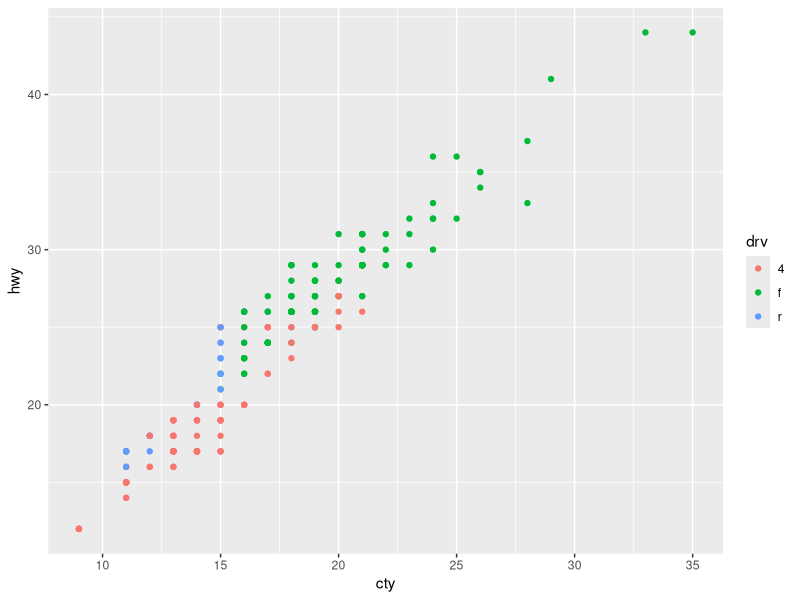
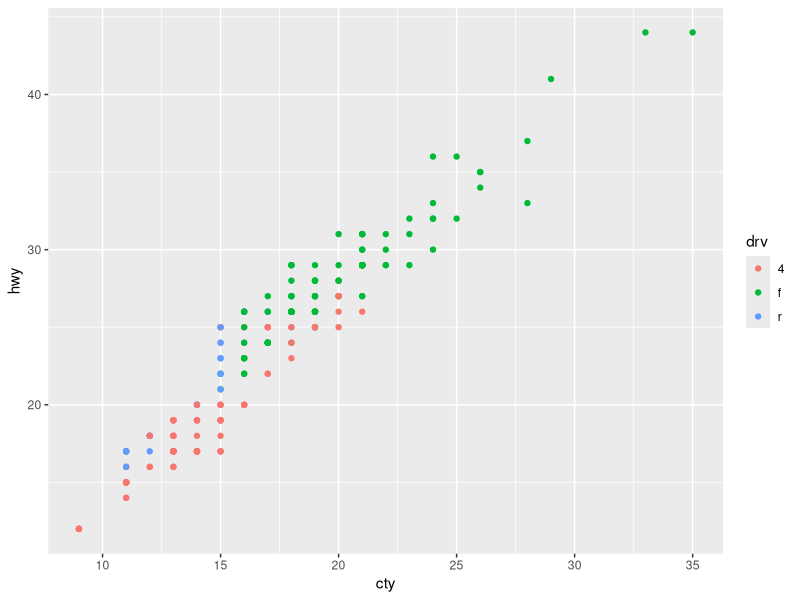
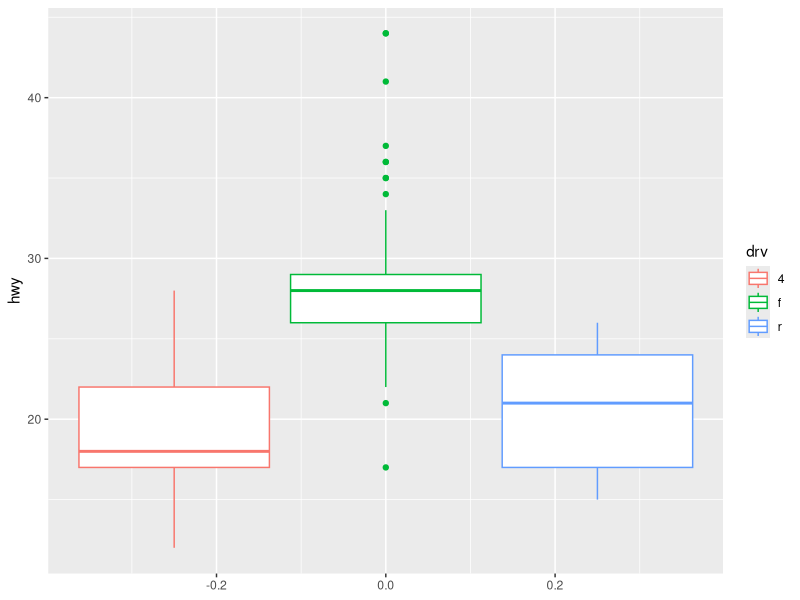
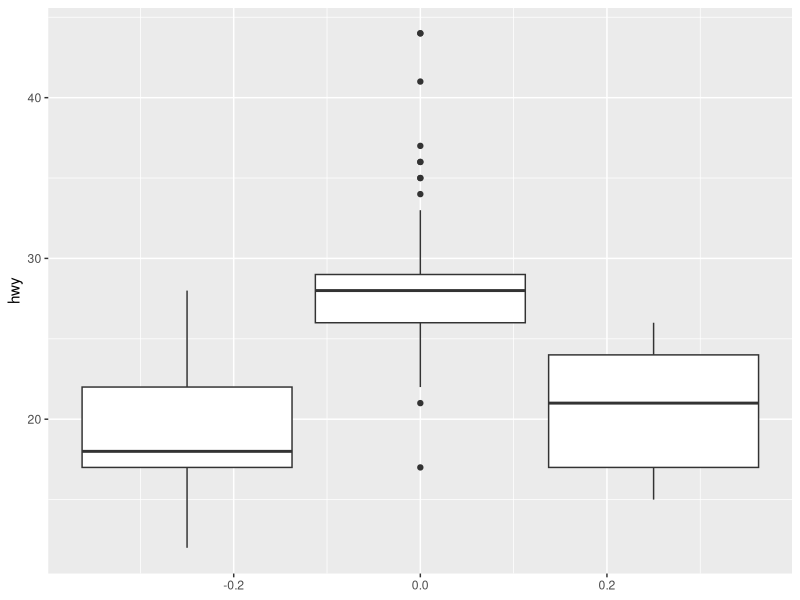
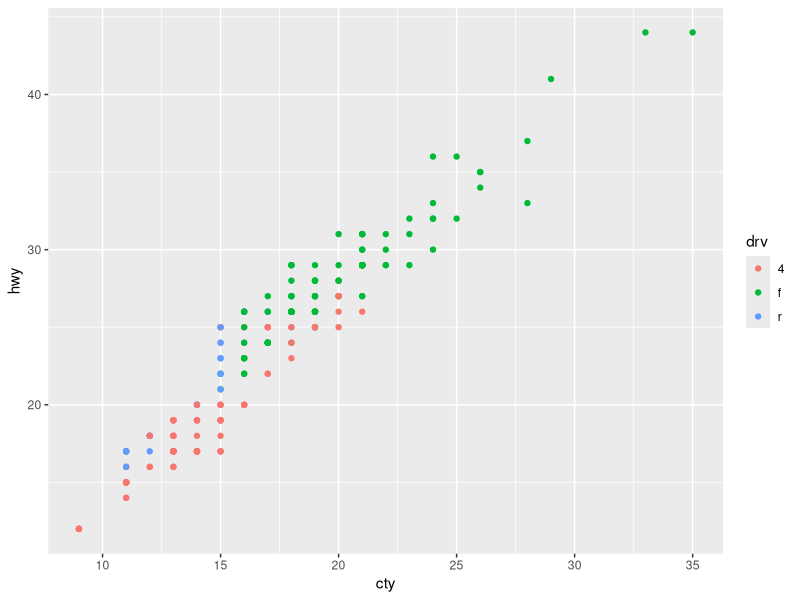
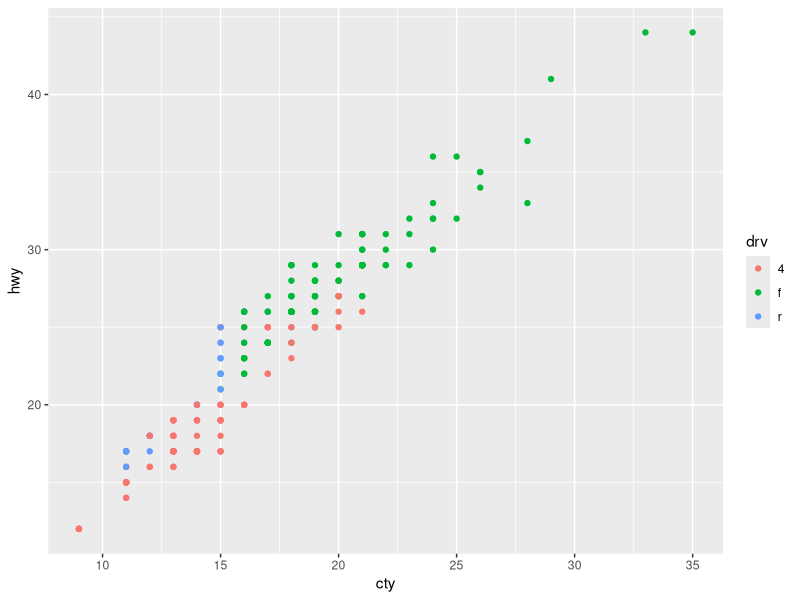
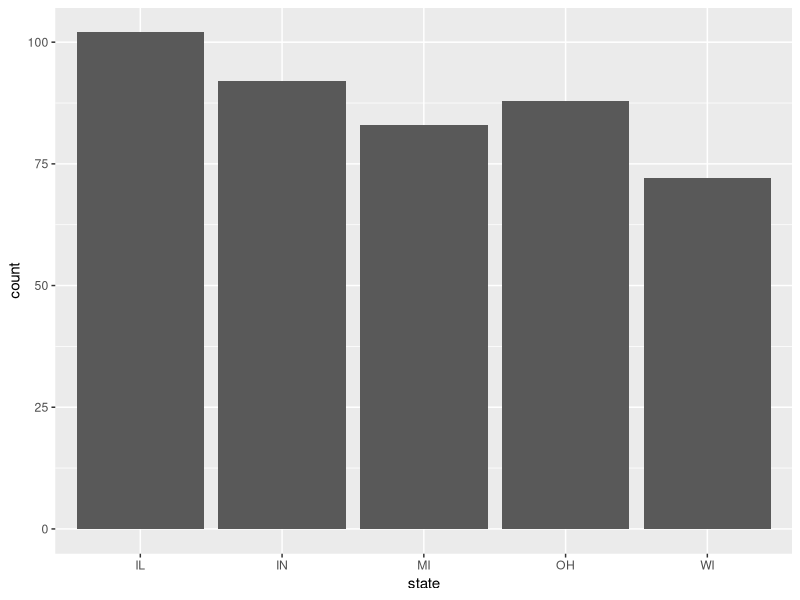
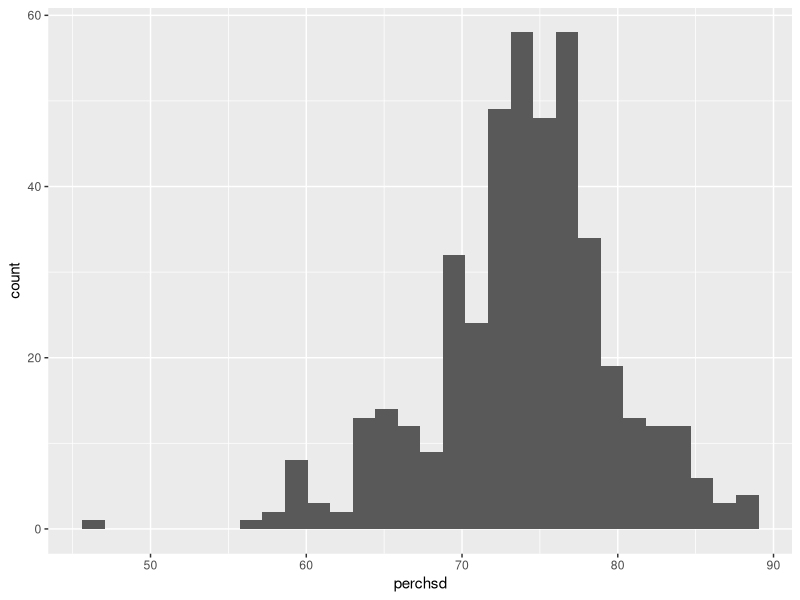

Write the R code that produced these figures, in order.
## ---- chunk 1
knitr::opts_chunk$set(echo = TRUE)
library(tidyverse)
## ---- chunk 2
ggplot(data = mpg) + 
  geom_point(mapping = aes(x = cty, y = hwy, color = drv))
## ---- chunk 3
ggplot(data = mpg, mapping = aes(x = cty, y = hwy, color = drv)) + 
  geom_point()
## ---- chunk 4
ggplot(data = mpg, mapping = aes(y = hwy, color = drv)) + 
  geom_boxplot()
## ---- chunk 5
ggplot(data = mpg, mapping = aes(y = hwy, group = drv)) + 
  geom_boxplot()
## ---- chunk 6
ggplot(data = mpg) + 
  geom_point(mapping = aes(x = cty, y = hwy, color = drv))
## ---- chunk 7
ggplot(data = mpg) + 
  geom_point(mapping = aes(x = cty, y = hwy, color = drv))
## ---- chunk 8
# inmetro is an integer that equals 0 or 1; plots will look better if it's
# logical
midwest <- mutate(midwest, inmetro = as.logical(inmetro))
## ---- chunk 9
midwest %>%
  ggplot(aes(state)) +
  geom_bar()
## ---- chunk 10
midwest %>%
  ggplot(aes(perchsd)) +
  geom_histogram()  
## ---- chunk 11
midwest %>%
  ggplot(aes(perchsd)) +
  geom_freqpoly()
## ---- chunk 12
midwest %>%
  ggplot(aes(perchsd)) +
  geom_boxplot()
## ---- chunk 13
midwest %>%
  ggplot(aes(perchsd, percadultpoverty)) +
  geom_point()
## ---- chunk 14
midwest %>%
  ggplot(aes(perchsd, percadultpoverty)) +
  geom_smooth(se = FALSE)
## ---- chunk 15

## ---- chunk 16

## ---- chunk 17

## ---- chunk 18
midwest %>%
  ggplot(aes(state, percollege)) +
  geom_boxplot()
## ---- chunk 19
midwest2 <- midwest %>%
  group_by(state) %>%
  summarize(num_counties = n())
midwest2 %>%
  ggplot(aes(state, num_counties)) +
  geom_col()
## ---- chunk 20

## ---- chunk 21

## ---- chunk 22
midwest %>%
  mutate(inmetro = as.logical(inmetro)) %>%
  ggplot()
## ---- chunk 23
midwest %>%
  mutate(inmetro = as.logical(inmetro)) %>%
  ggplot
## ---- chunk 24
midwest %>%
  ggplot(aes(state, inmetro)) +
  geom_count()
## ---- chunk 25
(tbl <- tibble(x = 2^(-3:3), y = log(x)))
## ---- chunk 26
geom_point
## ---- chunk 27
stat_identity
## ---- chunk 28
ggplot(tbl, aes(x, y)) +
  geom_point()
## ---- chunk 29
ggplot(tbl, aes(x, y)) +
  stat_identity()
## ---- chunk 30
(midwest2 <- midwest %>%
  group_by(state) %>%
  summarize(count = n(), prop = n() / n()) %>%
  ungroup())
## ---- chunk 31
ggplot(midwest, aes(state)) +
  geom_bar()
## ---- chunk 32
ggplot(midwest, aes(state, after_stat(count))) +
  geom_bar()
## ---- chunk 33
ggplot(midwest, aes(state, after_stat(prop), group = 1)) +
  geom_bar()
## ---- chunk 34

## ---- chunk 35

